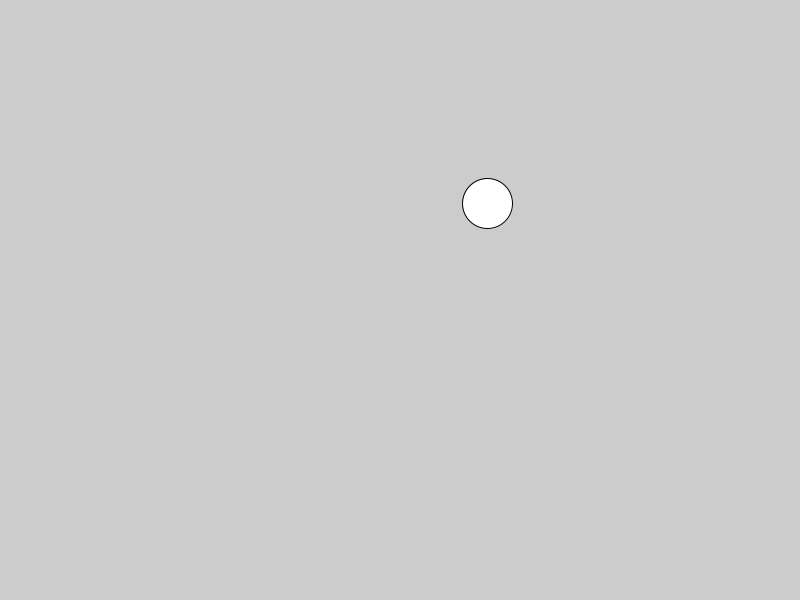
Frame 1 (no input)
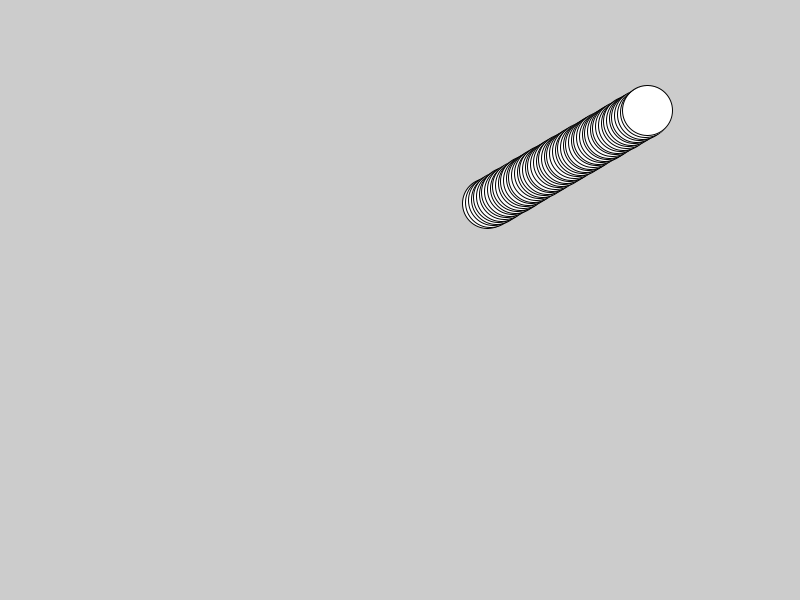
Frame 60 (the mouse pressed at the canvas centre just before this capture)
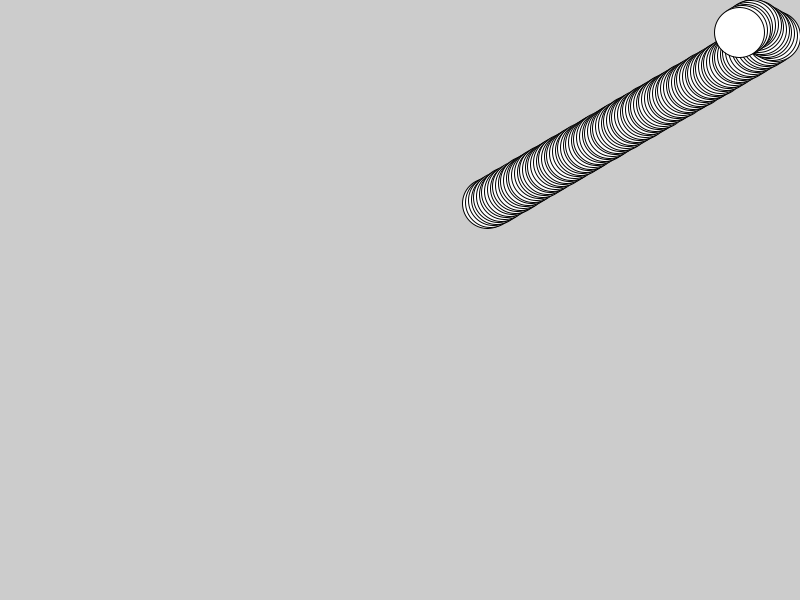
Frame 120 (the mouse held since frame 60 and released just before this capture)

The Processing sketch that drew these frames (run headless with seeded random() and noise(); from frame 60 on, the mouse is pressed at the canvas centre):

// Processing sketch: MyFirstClass
// ── MyFirstClass.pde
Bouncer b;

void setup(){
  size(800, 600);
  b = new Bouncer();
}

void draw(){
  b.display();
  b.move();
  
}

// ── bouncer.pde
class Bouncer {
  PVector pos;
  PVector vel;
  int size = 50;

  Bouncer() {
    pos = new PVector(random(100, 700), random(100, 500));
    vel = new PVector(random(-3, 3), random(-3, 3));
  }

  void move() {
    pos.add(vel);
    if (pos.x < size/2 || pos.x > width - (size/2)) {
      vel.x = -vel.x;
    }
    if (pos.y < size/2 || pos.y > height - (size/2)) {
      vel.y = -vel.y;
    }
  }
  
  void display(){
    fill(255);
    circle(pos.x, pos.y, size);
  }
}
